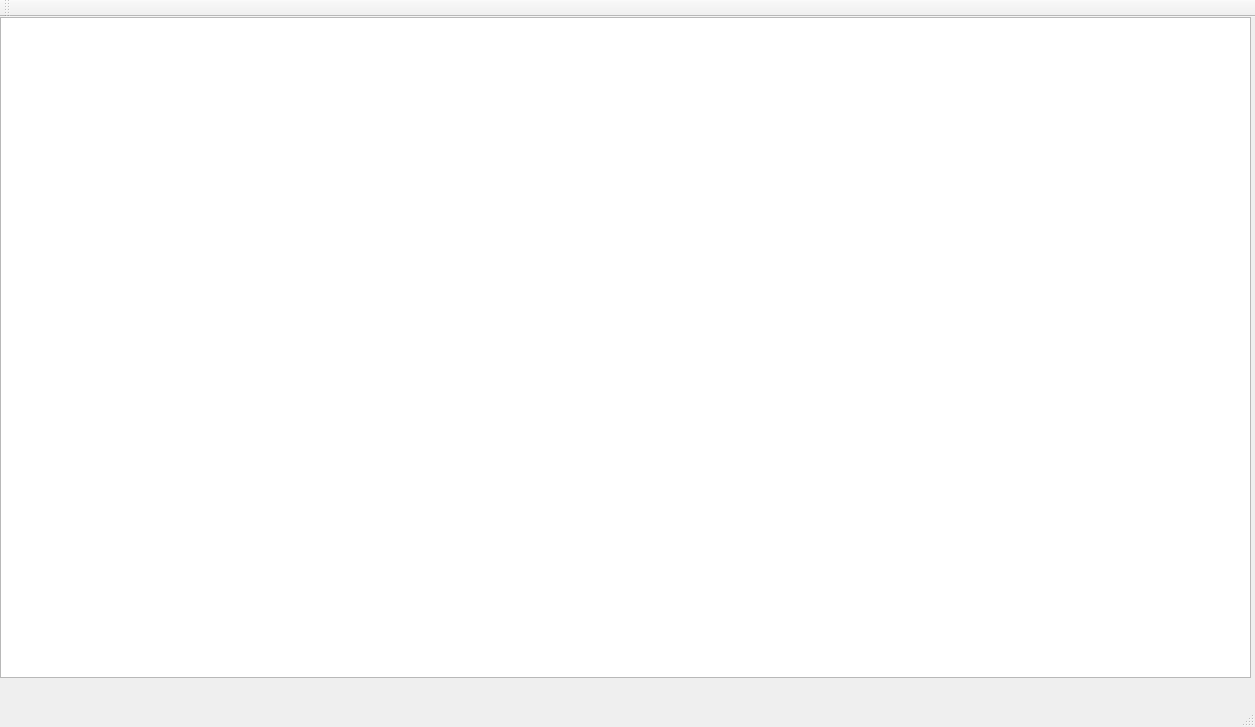
<?xml version="1.0" encoding="UTF-8"?>
<ui version="4.0">
 <class>MainWindow</class>
 <widget class="QMainWindow" name="MainWindow">
  <property name="geometry">
   <rect>
    <x>0</x>
    <y>0</y>
    <width>1255</width>
    <height>727</height>
   </rect>
  </property>
  <property name="windowTitle">
   <string>MainWindow</string>
  </property>
  <widget class="QWidget" name="centralWidget">
   <widget class="QGraphicsView" name="graphicsView">
    <property name="geometry">
     <rect>
      <x>0</x>
      <y>0</y>
      <width>1251</width>
      <height>661</height>
     </rect>
    </property>
   </widget>
  </widget>
  <widget class="QMenuBar" name="menuBar">
   <property name="geometry">
    <rect>
     <x>0</x>
     <y>0</y>
     <width>1255</width>
     <height>25</height>
    </rect>
   </property>
  </widget>
  <widget class="QToolBar" name="mainToolBar">
   <attribute name="toolBarArea">
    <enum>TopToolBarArea</enum>
   </attribute>
   <attribute name="toolBarBreak">
    <bool>false</bool>
   </attribute>
  </widget>
  <widget class="QStatusBar" name="statusBar"/>
 </widget>
 <layoutdefault spacing="6" margin="11"/>
 <resources/>
 <connections/>
</ui>
